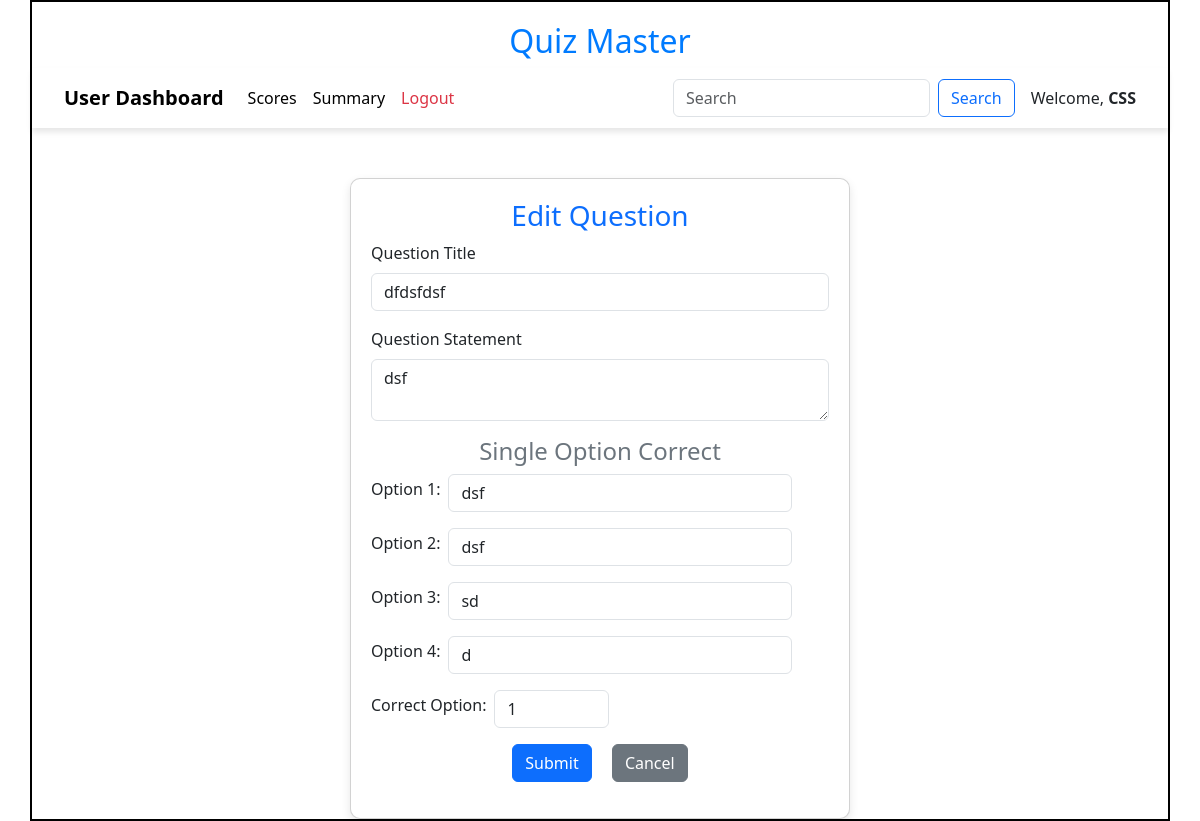
The page /edit_question/2/CSS on the database as committed earlier.
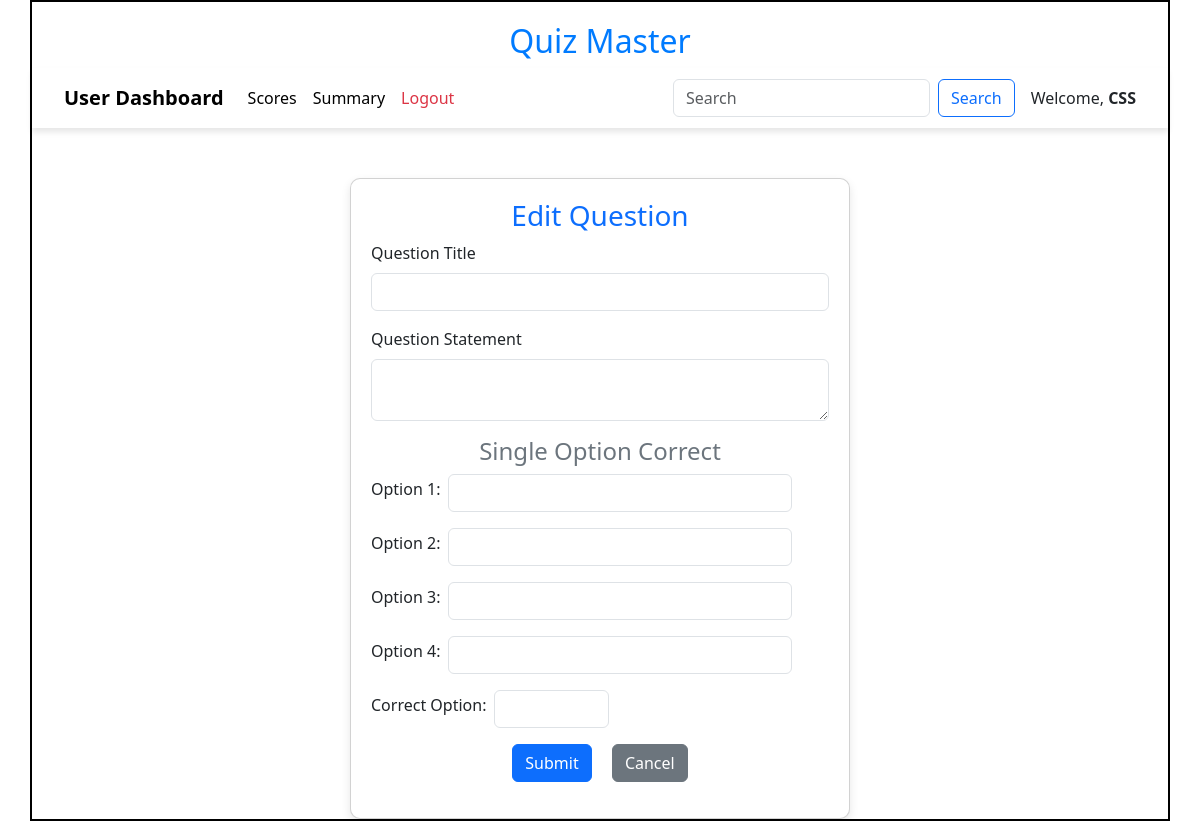
The same page on the database as committed later.
### models/models.py (models this page shows)
class Question(db.Model):
    id=db.Column(db.Integer,primary_key=True)
    quiz_id = db.Column(db.Integer,db.ForeignKey("quiz.id"),nullable=False)
    question_title = db.Column(db.String,nullable=False)
    question_statement = db.Column(db.String,nullable=False)
    option1 = db.Column(db.String,nullable=False)
    option2 = db.Column(db.String,nullable=False)
    option3 = db.Column(db.String,nullable=False)
    option4 = db.Column(db.String,nullable=False)
    correct_option = db.Column(db.Integer,nullable=False)

### controllers/controller.py (the view, shortened to what this page needs)
@app.route("/edit_question/<id>/<name>",methods=["GET","POST"])
def edit_questions(id,name):
    question = get_question(id)
    return render_template("edit_question.html",question=question,name=name)

### controllers/controller.py (called while the page is built)
def  get_question(id):
    question = Question.query.filter_by(id=id).first()
    return question

### templates/edit_question.html (shortened to what this page needs)
<!DOCTYPE html>
<html lang="en">
<head>
    <link href="https://cdn.jsdelivr.net/npm/bootstrap@5.3.3/dist/css/bootstrap.min.css" rel="stylesheet">
    <link rel="stylesheet" href="/static/css/style.css">
</head>
<body>
    <div id="container">
        <h1 id="heading">Quiz Master</h1>
        <nav class="navbar navbar-expand-lg navbar-light bg-white" style="box-shadow: 0px 4px 6px rgba(0, 0, 0, 0.1);
            padding: 10px 20px;">
            <div class="container-fluid">
                <a class="navbar-brand" href="#"><b>User Dashboard</b></a>
                <div class="collapse navbar-collapse" id="navbarNav">
                    <ul class="navbar-nav me-auto">
                        <li class="nav-item">
                            <a class="nav-link active" href="/user_scores/{{ name }}">Scores</a>
                        </li>
                        <li class="nav-item">
                            <a class="nav-link active" href="#">Summary</a>
                        </li>
                        <li class="nav-item">
                            <a class="nav-link text-danger" href="/login">Logout</a>
                        </li>
                    </ul>
                    <form class="d-flex" method="POST" action="/search/{{name}}">
                        <input class="form-control me-2" type="search" placeholder="Search" name="search_txt" id="search_txt">
                        <button class="btn btn-outline-primary" type="submit">Search</button>
                    </form>
                </div>
                <span class="ms-3">Welcome, <strong>{{name}}</strong></span>
            </div>
        </nav>
        <div id="edit_question-panel" style="margin: auto;margin-top: 50px; width: 500px;">
            <div class="card">
                <h3 class="text-center text-primary">Edit Question</h3>
                <form action="/edit_question/{{question.id}}/{{name}}" method="POST">
                    <div class="mb-3">
                        <label for="question_title" class="form-label">Question Title</label>
                        <input type="text" class="form-control" id="question_title" name="question_title" value="{{question.question_title}}" required>
                    </div>
                    <div class="mb-3">
                        <label for="question_statement" class="form-label">Question Statement</label>
                        <textarea class="form-control" id="question_statement" name="question_statement" rows="2" required>{{question.question_statement}}</textarea>
                    </div>
                    <h4 class="text-center text-secondary">Single Option Correct</h4>
                    {% for i in range(1, 5) %}
                    <div class="mb-3 d-flex align-items-center">
                        <label for="option{{i}}" class="form-label me-2">Option {{i}}:</label>
                        <input type="text" class="form-control w-75" id="option{{i}}" name="option{{i}}" value="{{question['option' ~ i]}}" required>
                    </div>
                    {% endfor %}
                    <div class="mb-3 d-flex align-items-center">
                        <label for="correct_option" class="form-label me-2">Correct Option:</label>
                        <input type="number" name="correct_option" id="correct_option" class="form-control w-25" min="1" max="4" value="{{question.correct_option}}" required>
                    </div>
                    <div class="mb-3 text-center">
                        <button type="submit" class="btn btn-primary mx-2">Submit</button>
                        <a href="/quiz_dashboard/{{name}}" class="btn btn-secondary mx-2">Cancel</a>
                    </div>
                </form>
            </div>
        </div>
    </div>
</body>
</html>

### static/css/style.css (style rules this page uses)
* { margin: 0px }
#container { border: 2px solid black; margin: auto; min-height: 700px; width: 95%; }
#heading { text-align: center; font-size: 2rem; margin-top: 20px; color: #007bff; }
.navbar { box-shadow: 0px 4px 6px rgba(0, 0, 0, 0.1); padding: 10px 20px; }
.card { box-shadow: 0px 4px 8px rgba(0, 0, 0, 0.1); transition: transform 0.2s ease-in-out; border-radius: 10px; }

### templates/edit_question.html (style rules this page uses)
.card { padding: 20px; border-radius: 10px; box-shadow: 0px 4px 10px rgba(0, 0, 0, 0.1); }

Rows that differ between the two databases and show on the page:
removed Question: question_title "dfdsfdsf", question_statement "dsf", option1 "dsf" "dsf" "sd" "d", correct_option "1"
